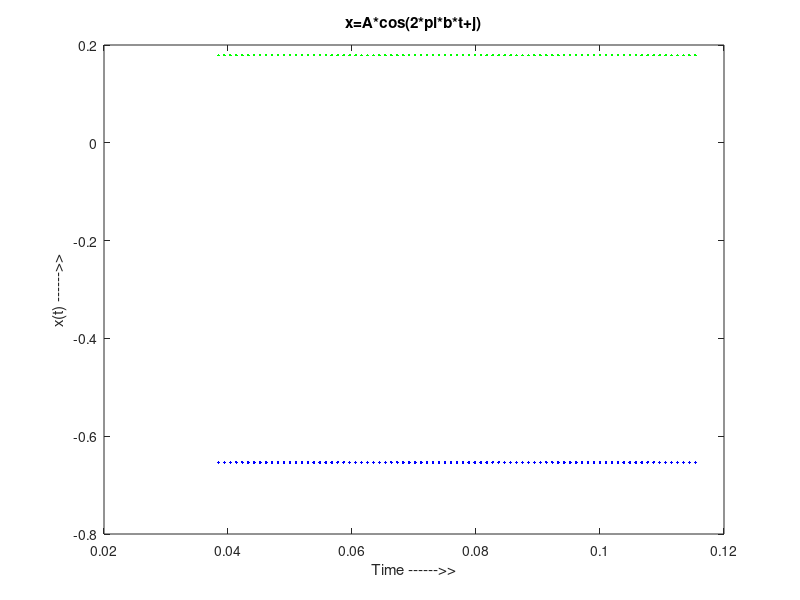

This figure's MATLAB source:
AMP1=2;
J1=0*(pi/180);
FREQ1=4;
T1=1/FREQ1;
t=T1:T1/40:3*T1;
x1=cos(FREQ1+J1);
AMP2=10;
FREQ2=26;
T2=1/FREQ2;
J2=30*(pi/180);
x2=cos(FREQ2+J2) ;
t=T2:T2/40:3*T2;
x3=x1+x2;
plot(t,x1,'b') 
hold on 
plot (t,x2,'g') 
xlabel('Time ------>>') 
ylabel('x(t) ------>>') 
title('x=A*cos(2*pi*b*t+j)')

